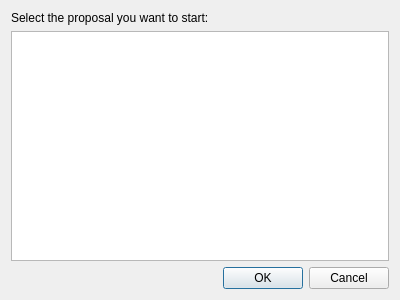
<?xml version="1.0" encoding="UTF-8"?>
<ui version="4.0">
 <class>Dialog</class>
 <widget class="QDialog" name="Dialog">
  <property name="geometry">
   <rect>
    <x>0</x>
    <y>0</y>
    <width>400</width>
    <height>300</height>
   </rect>
  </property>
  <property name="windowTitle">
   <string>Select proposal</string>
  </property>
  <layout class="QVBoxLayout" name="verticalLayout">
   <item>
    <widget class="QLabel" name="label">
     <property name="text">
      <string>Select the proposal you want to start:</string>
     </property>
    </widget>
   </item>
   <item>
    <widget class="QListWidget" name="list"/>
   </item>
   <item>
    <widget class="QDialogButtonBox" name="buttonBox">
     <property name="orientation">
      <enum>Qt::Horizontal</enum>
     </property>
     <property name="standardButtons">
      <set>QDialogButtonBox::Cancel|QDialogButtonBox::Ok</set>
     </property>
    </widget>
   </item>
  </layout>
 </widget>
 <resources/>
 <connections>
  <connection>
   <sender>buttonBox</sender>
   <signal>accepted()</signal>
   <receiver>Dialog</receiver>
   <slot>accept()</slot>
   <hints>
    <hint type="sourcelabel">
     <x>248</x>
     <y>254</y>
    </hint>
    <hint type="destinationlabel">
     <x>157</x>
     <y>274</y>
    </hint>
   </hints>
  </connection>
  <connection>
   <sender>buttonBox</sender>
   <signal>rejected()</signal>
   <receiver>Dialog</receiver>
   <slot>reject()</slot>
   <hints>
    <hint type="sourcelabel">
     <x>316</x>
     <y>260</y>
    </hint>
    <hint type="destinationlabel">
     <x>286</x>
     <y>274</y>
    </hint>
   </hints>
  </connection>
 </connections>
</ui>
